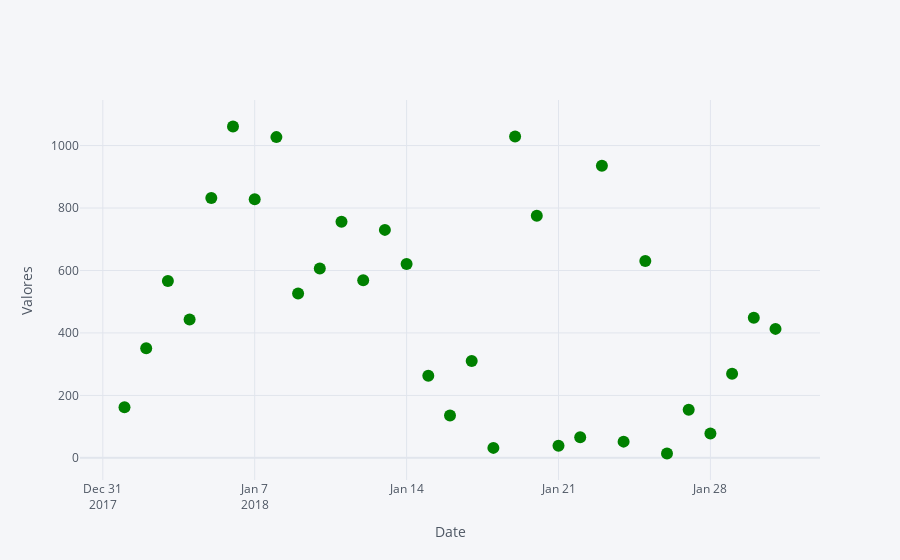

Notebook code for this chart:
### Markdown cell above
##### Scatter

### Code cell
#Filtrando janeiro de 2018 p/ não ficar mto poluído
df_plot = df[(df['Ano'] == 2018) & (df['Mês'] == 1)]

df_plot.iplot(kind='scatter',
              mode='markers',
              x='Date',
              y='valor_loc',
              color = 'green',
              title = '',
              xTitle = 'Date',
              yTitle = 'Valores',
              text='valor_tamanho'
             )

### Figure 1 — Plotly figure (JSON) as saved in the notebook; plotly's stock layout.template omitted (floating-point values rounded to 4 significant figures)
{"data": [{"line": {"color": "rgba(0, 128, 0, 1.0)", "dash": "solid", "shape": "linear", "width": 1.3}, "marker": {"size": 12, "symbol": "circle"}, "mode": "markers", "name": "valor_loc", "text": [186, 518, 160, 547, 814, 1080, 173, 884, 610, 953, 736, 1077, 717, 420, 234, 902, 317, 527, 915, 471, 398, 75, 94, 60, 254, 207, 272, 604, 123, 110, 381], "type": "scatter", "x": ["2018-01-01", "2018-01-02", "2018-01-03", "2018-01-04", "2018-01-05", "2018-01-06", "2018-01-07", "2018-01-08", "2018-01-09", "2018-01-10", "2018-01-11", "2018-01-12", "2018-01-13", "2018-01-14", "2018-01-15", "2018-01-16", "2018-01-17", "2018-01-18", "2018-01-19", "2018-01-20", "2018-01-21", "2018-01-22", "2018-01-23", "2018-01-24", "2018-01-25", "2018-01-26", "2018-01-27", "2018-01-28", "2018-01-29", "2018-01-30", "2018-01-31"], "y": [162, 351, 566, 443, 832, 1061, 828, 1027, 526, 606, 756, 569, 730, 621, 263, 136, 310, 32, 1029, 775, 39, 66, 935, 52, 630, 14, 154, 78, 269, 449, 413]}], "layout": {"legend": {"bgcolor": "#F5F6F9", "font": {"color": "#4D5663"}}, "paper_bgcolor": "#F5F6F9", "plot_bgcolor": "#F5F6F9", "title": {"font": {"color": "#4D5663"}}, "xaxis": {"gridcolor": "#E1E5ED", "showgrid": true, "tickfont": {"color": "#4D5663"}, "title": {"font": {"color": "#4D5663"}, "text": "Date"}, "zerolinecolor": "#E1E5ED"}, "yaxis": {"gridcolor": "#E1E5ED", "showgrid": true, "tickfont": {"color": "#4D5663"}, "title": {"font": {"color": "#4D5663"}, "text": "Valores"}, "zerolinecolor": "#E1E5ED"}}}
